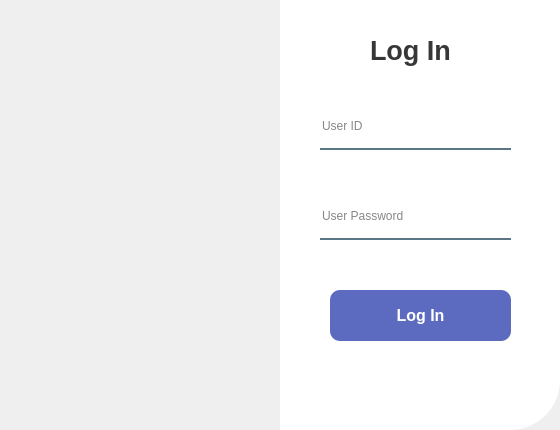
<?xml version="1.0" encoding="UTF-8"?>
<ui version="4.0">
 <class>Dialog</class>
 <widget class="QDialog" name="Dialog">
  <property name="geometry">
   <rect>
    <x>0</x>
    <y>0</y>
    <width>560</width>
    <height>430</height>
   </rect>
  </property>
  <property name="windowTitle">
   <string>Dialog</string>
  </property>
  <property name="autoFillBackground">
   <bool>false</bool>
  </property>
  <widget class="QFrame" name="frame">
   <property name="geometry">
    <rect>
     <x>0</x>
     <y>0</y>
     <width>280</width>
     <height>430</height>
    </rect>
   </property>
   <property name="styleSheet">
    <string notr="true">border-image : url(C:/Users/jdy08/Visual Studio Code/DataBaseLectureProject/uis/background.jpg);
border-top-left-radius:50px;
</string>
   </property>
   <property name="frameShape">
    <enum>QFrame::StyledPanel</enum>
   </property>
   <property name="frameShadow">
    <enum>QFrame::Raised</enum>
   </property>
  </widget>
  <widget class="QLabel" name="label">
   <property name="geometry">
    <rect>
     <x>280</x>
     <y>0</y>
     <width>280</width>
     <height>430</height>
    </rect>
   </property>
   <property name="styleSheet">
    <string notr="true">background-color:rgba(255,255,255,255);
border-bottom-right-radius: 50px;
</string>
   </property>
   <property name="text">
    <string/>
   </property>
  </widget>
  <widget class="QLabel" name="label_2">
   <property name="geometry">
    <rect>
     <x>370</x>
     <y>30</y>
     <width>100</width>
     <height>40</height>
    </rect>
   </property>
   <property name="font">
    <font>
     <pointsize>20</pointsize>
     <bold>true</bold>
    </font>
   </property>
   <property name="mouseTracking">
    <bool>false</bool>
   </property>
   <property name="styleSheet">
    <string notr="true">color:rgba(0,0,0,200);</string>
   </property>
   <property name="text">
    <string>Log In</string>
   </property>
  </widget>
  <widget class="QPushButton" name="pushButtonAnswer">
   <property name="geometry">
    <rect>
     <x>330</x>
     <y>290</y>
     <width>181</width>
     <height>51</height>
    </rect>
   </property>
   <property name="font">
    <font>
     <pointsize>12</pointsize>
     <italic>false</italic>
     <bold>true</bold>
    </font>
   </property>
   <property name="styleSheet">
    <string notr="true">QPushButton {
    background-color: #5C6BC0; /* 기본 배경색: 진한 파란색 */
    color: white; /* 텍스트 색상: 흰색 */
    border-radius: 10px; /* 둥근 모서리 */
    padding: 10px; /* 내부 여백 */
    border: none; /* 테두리 없음 */
}

QPushButton:hover {
    background-color: #7986CB; /* 마우스 오버 시 색상: 밝은 파란색 */
}

QPushButton:pressed {
    background-color: #3949AB; /* 클릭 시 색상: 더 진한 파란색 */
    padding-left: 12px; /* 클릭 시 글자 오른쪽으로 이동 */
    padding-top: 12px; /* 클릭 시 글자 아래로 이동 */
}
</string>
   </property>
   <property name="text">
    <string>Log In</string>
   </property>
  </widget>
  <widget class="QLineEdit" name="lineEditUserID">
   <property name="geometry">
    <rect>
     <x>320</x>
     <y>110</y>
     <width>191</width>
     <height>40</height>
    </rect>
   </property>
   <property name="styleSheet">
    <string notr="true">background-color:rgba(0,0,0,0);
border:none;
border-bottom:2px solid rgba(46,82,101,200);
color:rgba(0,0,0,240);
padding-bottom:7px;</string>
   </property>
   <property name="text">
    <string/>
   </property>
   <property name="placeholderText">
    <string>User ID</string>
   </property>
  </widget>
  <widget class="QLineEdit" name="lineEditUserPassword">
   <property name="geometry">
    <rect>
     <x>320</x>
     <y>200</y>
     <width>191</width>
     <height>40</height>
    </rect>
   </property>
   <property name="styleSheet">
    <string notr="true">background-color:rgba(0,0,0,0);
border:none;
border-bottom:2px solid rgba(46,82,101,200);
color:rgba(0,0,0,240);
padding-bottom:7px;</string>
   </property>
   <property name="text">
    <string/>
   </property>
   <property name="placeholderText">
    <string>User Password</string>
   </property>
  </widget>
  <zorder>frame</zorder>
  <zorder>label</zorder>
  <zorder>label_2</zorder>
  <zorder>lineEditUserID</zorder>
  <zorder>lineEditUserPassword</zorder>
  <zorder>pushButtonAnswer</zorder>
 </widget>
 <resources/>
 <connections/>
</ui>
